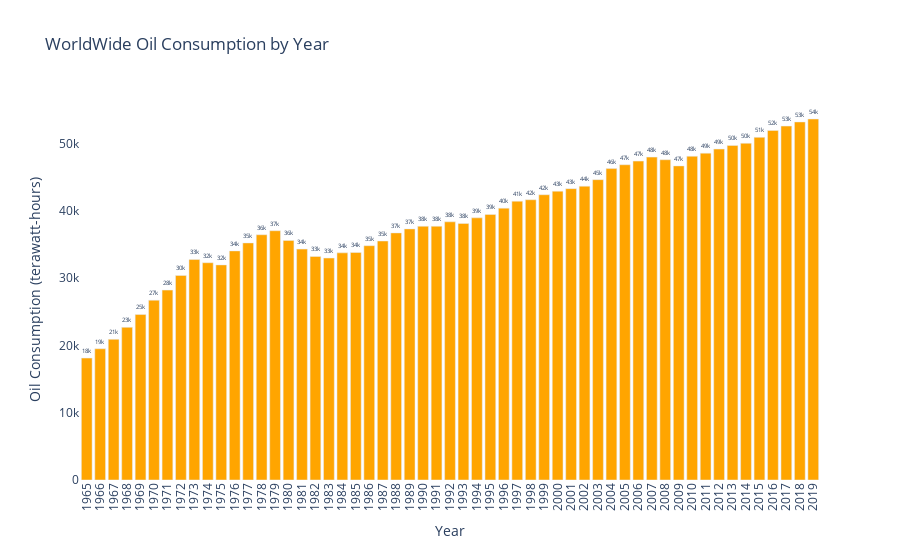

This figure's notebook cell:
### Code cell
# filter the data
world_data = oil_consumption_df[oil_consumption_df['country'] == 'World']

# create the bar chart trace
trace = go.Bar(
    x=world_data['year'],
    y=world_data['oil_consumption'],
    text=world_data['oil_consumption'],
    texttemplate='%{y:.2s}',
    textposition='outside',
    cliponaxis=False,
    marker=dict(color='orange'),
    hovertemplate='<b>Year:</b> %{x}<br><b>Oil Consumption:</b> %{y:.1f}',
    name=''
)

# create the layout
layout = go.Layout(
    title='WorldWide Oil Consumption by Year',
    xaxis=dict(
        title='Year',
        tickmode='linear',
        dtick=1,
        tickangle=270
    ),
    yaxis=dict(
        title='Oil Consumption (terawatt-hours)'
    ),
    plot_bgcolor='white',
    hoverlabel=dict()
)

# create the figure
fig = go.Figure(data=[trace], layout=layout)

# update the text font size
fig.update_traces(textfont_size=12)

# show the figure
fig.show()

### Figure 1 — Plotly figure (JSON) as saved in the notebook; plotly's stock layout.template omitted (floating-point values rounded to 4 significant figures)
{"data": [{"cliponaxis": false, "hovertemplate": "<b>Year:</b> %{x}<br><b>Oil Consumption:</b> %{y:.1f}", "marker": {"color": "orange"}, "name": "", "text": [18110.0, 19500.0, 20890.0, 22680.0, 24580.0, 26710.0, 28200.0, 30380.0, 32750.0, 32270.0, 31950.0, 34030.0, 35210.0, 36430.0, 37020.0, 35580.0, 34300.0, 33200.0, 32970.0, 33740.0, 33790.0, 34800.0, 35500.0, 36700.0, 37300.0, 37690.0, 37690.0, 38340.0, 38100.0, 38930.0, 39440.0, 40380.0, 41410.0, 41620.0, 42370.0, 42900.0, 43280.0, 43640.0, 44610.0, 46260.0, 46820.0, 47370.0, 47960.0, 47570.0, 46650.0, 48090.0, 48550.0, 49160.0, 49690.0, 50010.0, 50890.0, 51920.0, 52570.0, 53180.0, 53620.0], "textfont": {"size": 12}, "textposition": "outside", "texttemplate": "%{y:.2s}", "type": "bar", "x": [1965, 1966, 1967, 1968, 1969, 1970, 1971, 1972, 1973, 1974, 1975, 1976, 1977, 1978, 1979, 1980, 1981, 1982, 1983, 1984, 1985, 1986, 1987, 1988, 1989, 1990, 1991, 1992, 1993, 1994, 1995, 1996, 1997, 1998, 1999, 2000, 2001, 2002, 2003, 2004, 2005, 2006, 2007, 2008, 2009, 2010, 2011, 2012, 2013, 2014, 2015, 2016, 2017, 2018, 2019], "y": [18110.0, 19500.0, 20890.0, 22680.0, 24580.0, 26710.0, 28200.0, 30380.0, 32750.0, 32270.0, 31950.0, 34030.0, 35210.0, 36430.0, 37020.0, 35580.0, 34300.0, 33200.0, 32970.0, 33740.0, 33790.0, 34800.0, 35500.0, 36700.0, 37300.0, 37690.0, 37690.0, 38340.0, 38100.0, 38930.0, 39440.0, 40380.0, 41410.0, 41620.0, 42370.0, 42900.0, 43280.0, 43640.0, 44610.0, 46260.0, 46820.0, 47370.0, 47960.0, 47570.0, 46650.0, 48090.0, 48550.0, 49160.0, 49690.0, 50010.0, 50890.0, 51920.0, 52570.0, 53180.0, 53620.0]}], "layout": {"plot_bgcolor": "white", "title": {"text": "WorldWide Oil Consumption by Year"}, "xaxis": {"dtick": 1, "tickangle": -90, "tickmode": "linear", "title": {"text": "Year"}}, "yaxis": {"title": {"text": "Oil Consumption (terawatt-hours)"}}}}
